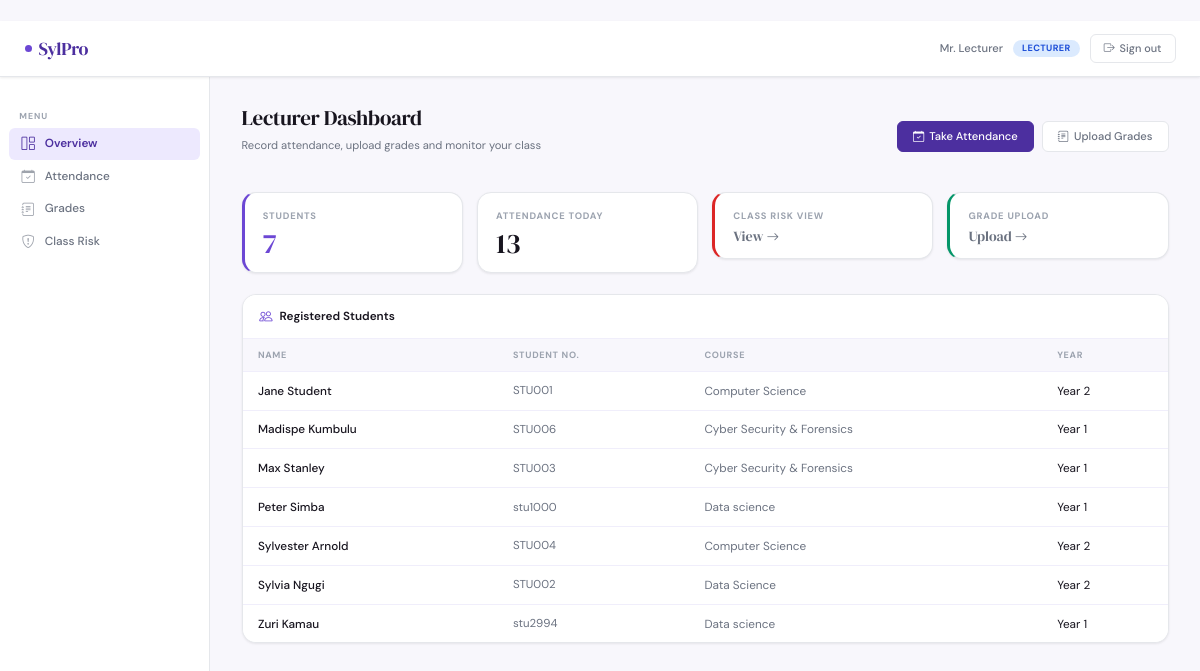
The app's page /lecturer (signed in) with its own data.
### tables this page shows
CREATE TABLE users (
            id            INTEGER PRIMARY KEY AUTOINCREMENT,
            name          TEXT    NOT NULL,
            email         TEXT    NOT NULL UNIQUE,
            password_hash TEXT    NOT NULL,
            role          TEXT    NOT NULL CHECK(role IN ('admin','counselor','lecturer','student')),
            created_at    TEXT    DEFAULT (datetime('now')),
            is_active     INTEGER DEFAULT 1
        );

CREATE TABLE students (
            id         INTEGER PRIMARY KEY AUTOINCREMENT,
            user_id    INTEGER REFERENCES users(id),
            student_no TEXT    NOT NULL UNIQUE,
            name       TEXT    NOT NULL,
            age        INTEGER,
            gender     INTEGER,   -- 0=Female, 1=Male
            course     TEXT,
            year       INTEGER,
            created_at TEXT DEFAULT (datetime('now'))
        );

### app.py (the view)
@app.route('/lecturer')
@login_required(role='lecturer')
def lecturer_dashboard():
    students = db.get_all_students()
    conn     = db.get_db()
    today_count = conn.execute(
        "SELECT COUNT(*) FROM attendance WHERE date=? AND lecturer_id=?",
        (str(date.today()), session['user_id'])
    ).fetchone()[0]
    conn.close()
    return render_template('lecturer/dashboard.html',
        user=get_current_user(), students=students, today_count=today_count)

### app.py (called while the page is built)
def login_required(role=None):
    from functools import wraps
    def decorator(f):
        @wraps(f)
        def wrapper(*args, **kwargs):
            if 'user_id' not in session:
                flash('Please log in to continue.', 'warning')
                return redirect(url_for('login'))
            if role and session.get('role') != role:
                flash('You do not have permission to access that page.', 'danger')
                return redirect(url_for('dashboard'))
            return f(*args, **kwargs)
        return wrapper
    return decorator

def get_current_user():
    if 'user_id' in session:
        return db.get_user_by_id(session['user_id'])
    return None

### database.py (called while the page is built)
def get_db():
    conn = sqlite3.connect(DB_PATH)
    conn.row_factory = sqlite3.Row
    conn.execute("PRAGMA foreign_keys = ON")
    return conn

def get_user_by_id(user_id):
    conn = get_db()
    u = conn.execute("SELECT * FROM users WHERE id=?", (user_id,)).fetchone()
    conn.close()
    return u

def get_all_students():
    conn = get_db()
    rows = conn.execute("""
        SELECT s.*, u.email,
            (SELECT risk_level FROM risk_scores r
             WHERE r.student_id = s.id
             ORDER BY r.date_run DESC LIMIT 1) as latest_risk
        FROM students s
        LEFT JOIN users u ON s.user_id = u.id
        ORDER BY s.name
    """).fetchall()
    conn.close()
    return rows

### templates/lecturer/dashboard.html (shortened to what this page needs)
{% extends "base.html" %}
{% block content %}
<div class="ph">
    <div class="ph-row">
        <div>
            <h1 class="ph-title">Lecturer Dashboard</h1>
            <p class="ph-sub">Record attendance, upload grades and monitor your class</p>
        </div>
        <div style="display:flex;gap:8px">
            <a href="{{ url_for('lecturer_attendance') }}" class="btn btn-primary"><i class="bi bi-calendar-check"></i>Take Attendance</a>
            <a href="{{ url_for('lecturer_grades') }}"     class="btn btn-outline"><i class="bi bi-journal-text"></i>Upload Grades</a>
        </div>
    </div>
</div>
<div class="row g-3 mb-4">
    <div class="col-6 col-md-3"><div class="scard scard-accent-border"><div class="scard-label">Students</div><div class="scard-val scard-accent">{{ students|length }}</div></div></div>
    <div class="col-6 col-md-3"><div class="scard"><div class="scard-label">Attendance Today</div><div class="scard-val">{{ today_count }}</div></div></div>
    <div class="col-6 col-md-3">
        <a href="{{ url_for('lecturer_class_risk') }}" style="text-decoration:none">
            <div class="scard scard-red-border" style="cursor:pointer">
                <div class="scard-label">Class Risk View</div>
                <div class="scard-val" style="font-size:1rem;margin-top:4px;color:var(--muted)">View <i class="bi bi-arrow-right" style="font-size:.9rem"></i></div>
            </div>
        </a>
    </div>
    <div class="col-6 col-md-3">
        <a href="{{ url_for('lecturer_grades') }}" style="text-decoration:none">
            <div class="scard scard-green-border" style="cursor:pointer">
                <div class="scard-label">Grade Upload</div>
                <div class="scard-val" style="font-size:1rem;margin-top:4px;color:var(--muted)">Upload <i class="bi bi-arrow-right" style="font-size:.9rem"></i></div>
            </div>
        </a>
    </div>
</div>
<div class="card">
    <div class="card-hd"><i class="bi bi-people"></i>Registered Students</div>
    <div class="card-bd-0">
        <table class="table">
            <thead><tr><th>Name</th><th>Student No.</th><th>Course</th><th>Year</th></tr></thead>
            <tbody>
            {% for s in students %}
            <tr>
                <td style="font-weight:500">{{ s.name }}</td>
                <td style="color:var(--muted);font-size:.82rem">{{ s.student_no }}</td>
                <td style="color:var(--muted)">{{ s.course or '—' }}</td>
                <td>{% if s.year %}Year {{ s.year }}{% else %}—{% endif %}</td>
            </tr>
            {% else %}
            <tr><td colspan="4"><div class="empty"><i class="bi bi-people"></i><p>No students registered yet.</p></div></td></tr>
            {% endfor %}
            </tbody>
        </table>
    </div>
</div>
{% endblock %}

### templates/base.html (shortened to what this page needs)
﻿<!DOCTYPE html>
<html lang="en">
<head>
    <link href="https://cdn.jsdelivr.net/npm/bootstrap@5.3.0/dist/css/bootstrap.min.css" rel="stylesheet">
    <link href="https://cdn.jsdelivr.net/npm/bootstrap-icons@1.11.0/font/bootstrap-icons.css" rel="stylesheet">
</head>
<body>
<nav class="topnav">
    <a href="{{ url_for('dashboard') }}" class="brand">
        <span class="brand-dot"></span>SylPro
    </a>
    {% if session.user_id %}
    <div class="nav-right">
        <span class="nav-name">{{ session.name }}</span>
        <span class="chip chip-{{ session.role }}">{{ session.role }}</span>
        <a href="{{ url_for('logout') }}" class="btn-signout">
            <i class="bi bi-box-arrow-right"></i>Sign out
        </a>
    </div>
    {% endif %}
</nav>
<div class="app-body">
    {% if session.user_id %}
    <aside class="sidebar d-none d-md-flex flex-column">
        <span class="sidebar-label">Menu</span>
        {% if session.role == 'admin' %}
            <a href="{{ url_for('admin_dashboard') }}" class="slink {% if request.endpoint=='admin_dashboard' %}active{% endif %}"><i class="bi bi-grid-1x2"></i>Overview</a>
            <a href="{{ url_for('admin_users') }}"     class="slink {% if request.endpoint in ['admin_users','admin_add_user'] %}active{% endif %}"><i class="bi bi-people"></i>Users</a>
            <a href="{{ url_for('admin_students') }}"  class="slink {% if request.endpoint=='admin_students' %}active{% endif %}"><i class="bi bi-person-badge"></i>Students</a>
            <a href="{{ url_for('admin_upload') }}"    class="slink {% if request.endpoint=='admin_upload' %}active{% endif %}"><i class="bi bi-cloud-upload"></i>Upload Data</a>
        {% elif session.role == 'lecturer' %}
            <a href="{{ url_for('lecturer_dashboard') }}"  class="slink {% if request.endpoint=='lecturer_dashboard' %}active{% endif %}"><i class="bi bi-grid-1x2"></i>Overview</a>
            <a href="{{ url_for('lecturer_attendance') }}" class="slink {% if request.endpoint=='lecturer_attendance' %}active{% endif %}"><i class="bi bi-calendar-check"></i>Attendance</a>
            <a href="{{ url_for('lecturer_grades') }}"     class="slink {% if request.endpoint=='lecturer_grades' %}active{% endif %}"><i class="bi bi-journal-text"></i>Grades</a>
            <a href="{{ url_for('lecturer_class_risk') }}" class="slink {% if request.endpoint=='lecturer_class_risk' %}active{% endif %}"><i class="bi bi-shield-exclamation"></i>Class Risk</a>
        {% endif %}
    </aside>
    {% endif %}
    <main class="main">
        {% block content %}{% endblock %}
    </main>
</div>

### records on screen
users: name "Mr. Lecturer", role "LECTURER"
students: name "Jane Student", student_no "STU001", course "Computer Science", year "2"
students: name "Madispe Kumbulu", student_no "STU006", course "Cyber Security & Forensics", year "1"
students: name "Max Stanley", student_no "STU003", course "Cyber Security & Forensics", year "1"
students: name "Peter Simba", student_no "stu1000", course "Data science", year "1"
students: name "Sylvester Arnold", student_no "STU004", course "Computer Science", year "2"
students: name "Sylvia Ngugi", student_no "STU002", course "Data Science", year "2"
students: name "Zuri Kamau", student_no "stu2994", course "Data science", year "1"

### other values on screen
{{ students|length }} "7"
{{ today_count }} "13"
